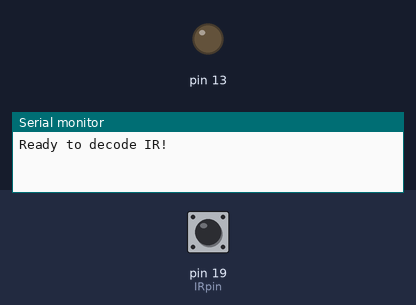
A sketch run on a simulated Arduino Mega 2560, built with avr-gcc and run on an emulated ATmega2560. Shown: output pins drawn as LEDs (lit = HIGH), the last lines printed to the serial monitor. The inputs (shaded band) are chosen by the test bench; at power-on: pin 19 (IRpin) HIGH.

Above: at 1.2 s.
1.3 s: pin 19 (IRpin) pulsed LOW 2 times (0.12 s each, 0.3 s apart)
At 3.1 s:
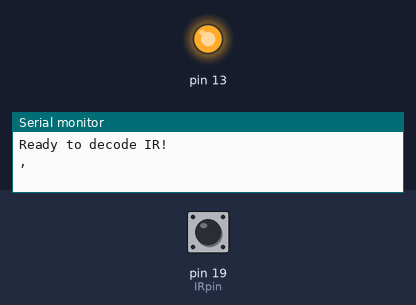
Timing chart, 0 to 4.7 s (numbered marks = the images above; inputs shaded):
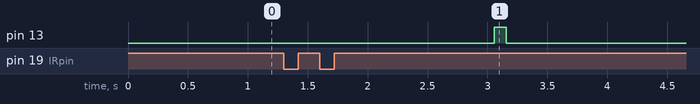

The sketch:

ir2serial.ino
```cpp
/* Raw IR decoder sketch!
This sketch/program uses the Arduno and a PNA4602 to
decode IR received. This can be used to make a IR receiver
(by looking for a particular code)
or transmitter (by pulsing an IR LED at ~38KHz for the
durations detected
Code is public domain, check out www.ladyada.net and adafruit.com
for more tutorials!
*/

// We need to use the 'raw' pin reading methods
// because timing is very important here and the digitalRead()
// procedure is slower!
//uint8_t IRpin = 2;
// Digital pin #2 is the same as Pin D2 see
// http://arduino.cc/en/Hacking/PinMapping168 for the 'raw' pin mapping
#define IRpin_PIN PIND
#define IRpin 2
// for MEGA use these!
//#define IRpin_PIN PINE
//#define IRpin 4

// the maximum pulse we'll listen for - 65 milliseconds is a long time
#define MAXPULSE 65000

// what our timing resolution should be, larger is better
// as its more 'precise' - but too large and you wont get
// accurate timing
#define RESOLUTION 20

// we will store up to 100 pulse pairs (this is -a lot-)
uint16_t pulses[100][2]; // pair is high and low pulse
uint8_t currentpulse = 0; // index for pulses we're storing

void setup(void) {
  Serial.begin(9600);
  Serial.println("Ready to decode IR!");
  pinMode(13, OUTPUT);
}

void loop(void) {
  uint16_t highpulse, lowpulse; // temporary storage timing
  highpulse = lowpulse = 0; // start out with no pulse length


// while (digitalRead(IRpin)) { // this is too slow!
    while (IRpin_PIN & (1 << IRpin)) {
     // pin is still HIGH

     // count off another few microseconds
     highpulse++;
     delayMicroseconds(RESOLUTION);

     // If the pulse is too long, we 'timed out' - either nothing
     // was received or the code is finished, so print what
     // we've grabbed so far, and then reset
     if ((highpulse >= MAXPULSE) && (currentpulse != 0)) {
       printpulses();
       currentpulse=0;
       return;
     }
  }
  // we didn't time out so lets stash the reading
  pulses[currentpulse][0] = highpulse;

  // same as above
  while (! (IRpin_PIN & _BV(IRpin))) {
     // pin is still LOW
     lowpulse++;
     delayMicroseconds(RESOLUTION);
     if ((lowpulse >= MAXPULSE) && (currentpulse != 0)) {
       printpulses();
       currentpulse=0;
       return;
     }
  }
  pulses[currentpulse][1] = lowpulse;

  // we read one high-low pulse successfully, continue!
  currentpulse++;
}

void printpulses(void) {
//  Serial.println("\n\r\n\rReceived: \n\rOFF \tON");
  for (uint8_t i = 0; i < currentpulse; i++) {
 //   Serial.print(pulses[i][0] * RESOLUTION, DEC);
 //   Serial.print(" usec, ");
 //   Serial.print(pulses[i][1] * RESOLUTION, DEC);
 //   Serial.println(" usec");

  }

  // print it in a 'array' format
  //Serial.println("int IRsignal[] = {");
  //Serial.println("// ON, OFF (in 10's of microseconds)");
  for (uint8_t i = 0; i < currentpulse-1; i++) {
  //  Serial.print("\t"); // tab
  //  Serial.print(pulses[i][1] * RESOLUTION / 10, DEC);
  //  Serial.print(", ");
  //  Serial.print(pulses[i+1][0] * RESOLUTION / 10, DEC);
    Serial.println(",");
  digitalWrite(13, HIGH);
    delay(100);
      digitalWrite(13, LOW);
  }
  //Serial.print("\t"); // tab
  //Serial.print(pulses[currentpulse-1][1] * RESOLUTION / 10, DEC);
  //Serial.print(", 0};");
}
```

Measured:
- after the input at 1.3 s, pin 13: LOW → HIGH after 1.8 s, → LOW 0.10 s later
